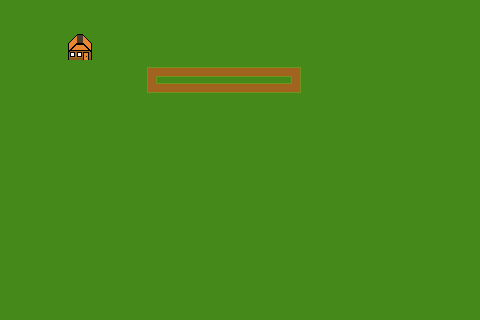

This game map was drawn from its Tiled (.tmx) file and the tilesets committed beside it. A one-line description and the full map source follow:
An orthogonal 30x20 tile map with 16x16 px tiles, 1 tile layer (Tile Layer 1).

<map version="1.10" tiledversion="1.11.2" orientation="orthogonal" renderorder="right-down" width="30" height="20" tilewidth="16" tileheight="16" infinite="0" nextlayerid="3" nextobjectid="1">
 <tileset firstgid="1" source="tile_atlas.tsx" />
 <layer id="1" name="Tile Layer 1" width="30" height="20">
  <data encoding="csv">
1,1,1,1,1,1,1,1,1,1,1,1,1,1,1,1,1,1,1,1,1,1,1,1,1,1,1,1,1,1,
1,1,1,1,1,1,1,1,1,1,1,1,1,1,1,1,1,1,1,1,1,1,1,1,1,1,1,1,1,1,
1,1,1,1,25,27,1,1,1,1,1,1,1,1,1,1,1,1,1,1,1,1,1,1,1,1,1,1,1,1,
1,1,1,1,28,29,1,1,1,1,1,1,1,1,1,1,1,1,1,1,1,1,1,1,1,1,1,1,1,1,
1,1,1,1,1,1,1,1,1,10,2,2,2,2,2,2,2,2,11,1,1,1,1,1,1,1,1,1,1,1,
1,1,1,1,1,1,1,1,1,14,2,2,2,2,2,2,2,2,12,1,1,1,1,1,1,1,1,1,1,1,
1,1,1,1,1,1,1,1,1,1,1,1,1,1,1,1,1,1,1,1,1,1,1,1,1,1,1,1,1,1,
1,1,1,1,1,1,1,1,1,1,1,1,1,1,1,1,1,1,1,1,1,1,1,1,1,1,1,1,1,1,
1,1,1,1,1,1,1,1,1,1,1,1,1,1,1,1,1,1,1,1,1,1,1,1,1,1,1,1,1,1,
1,1,1,1,1,1,1,1,1,1,1,1,1,1,1,1,1,1,1,1,1,1,1,1,1,1,1,1,1,1,
1,1,1,1,1,1,1,1,1,1,1,1,1,1,1,1,1,1,1,1,1,1,1,1,1,1,1,1,1,1,
1,1,1,1,1,1,1,1,1,1,1,1,1,1,1,1,1,1,1,1,1,1,1,1,1,1,1,1,1,1,
1,1,1,1,1,1,1,1,1,1,1,1,1,1,1,1,1,1,1,1,1,1,1,1,1,1,1,1,1,1,
1,1,1,1,1,1,1,1,1,1,1,1,1,1,1,1,1,1,1,1,1,1,1,1,1,1,1,1,1,1,
1,1,1,1,1,1,1,1,1,1,1,1,1,1,1,1,1,1,1,1,1,1,1,1,1,1,1,1,1,1,
1,1,1,1,1,1,1,1,1,1,1,1,1,1,1,1,1,1,1,1,1,1,1,1,1,1,1,1,1,1,
1,1,1,1,1,1,1,1,1,1,1,1,1,1,1,1,1,1,1,1,1,1,1,1,1,1,1,1,1,1,
1,1,1,1,1,1,1,1,1,1,1,1,1,1,1,1,1,1,1,1,1,1,1,1,1,1,1,1,1,1,
1,1,1,1,1,1,1,1,1,1,1,1,1,1,1,1,1,1,1,1,1,1,1,1,1,1,1,1,1,1,
1,1,1,1,1,1,1,1,1,1,1,1,1,1,1,1,1,1,1,1,1,1,1,1,1,1,1,1,1,1
</data>
 </layer>
</map>
